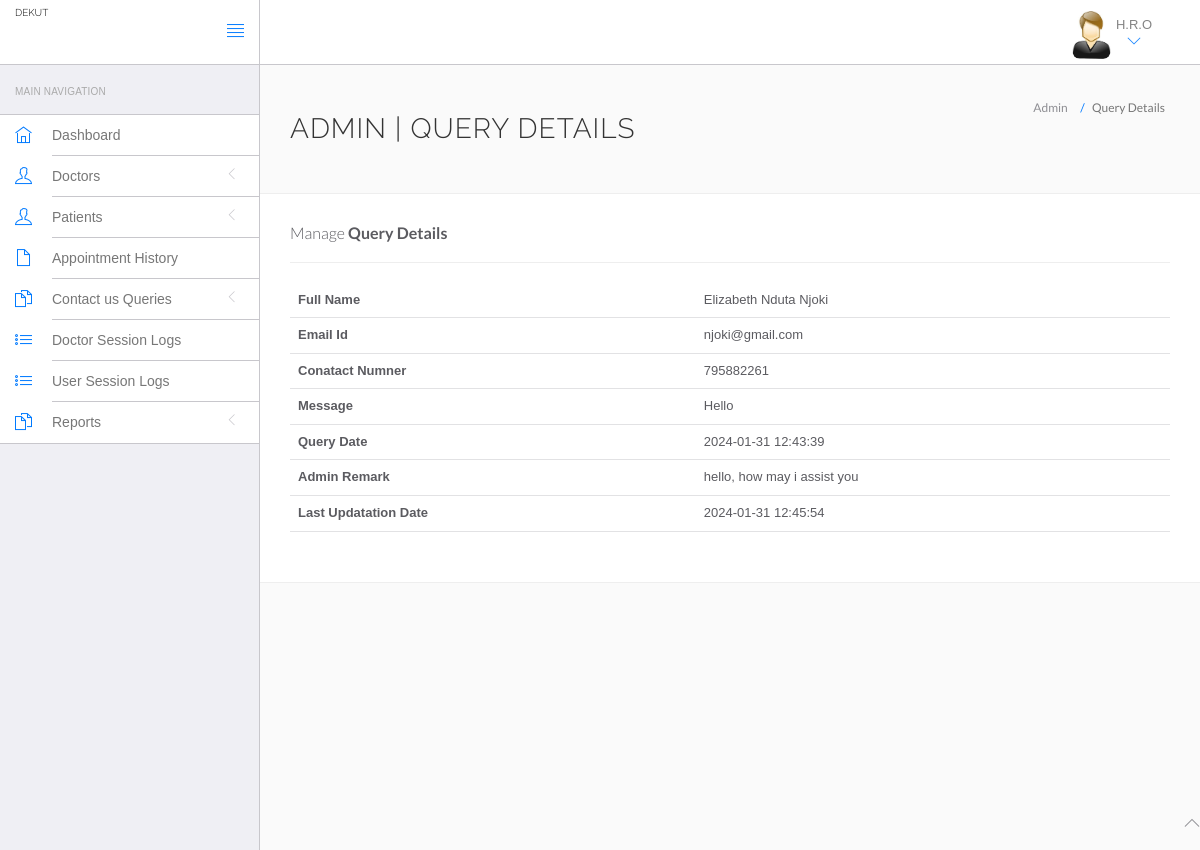
Page /MSC/admin/query-details.php?id=3 (signed in) on the committed database.
### tables this page shows
CREATE TABLE `tblcontactus` (
  `id` int(11) NOT NULL,
  `fullname` varchar(255) DEFAULT NULL,
  `email` varchar(255) DEFAULT NULL,
  `contactno` bigint(12) DEFAULT NULL,
  `message` mediumtext DEFAULT NULL,
  `PostingDate` timestamp NULL DEFAULT current_timestamp(),
  `AdminRemark` mediumtext DEFAULT NULL,
  `LastupdationDate` timestamp NULL DEFAULT NULL ON UPDATE current_timestamp(),
  `IsRead` int(11) DEFAULT NULL
);

### MSC/admin/query-details.php (the view, shortened to what this page needs)
<?php
if(strlen($_SESSION['id']==0)) {
 header('location:logout.php');
  } else{
?>
<!DOCTYPE html>
<html lang="en">
	<head>
		<link rel="stylesheet" href="vendor/bootstrap/css/bootstrap.min.css">
		<link rel="stylesheet" href="vendor/fontawesome/css/font-awesome.min.css">
		<link rel="stylesheet" href="vendor/themify-icons/themify-icons.min.css">
		<link href="vendor/animate.css/animate.min.css" rel="stylesheet" media="screen">
		<link href="vendor/perfect-scrollbar/perfect-scrollbar.min.css" rel="stylesheet" media="screen">
		<link href="vendor/switchery/switchery.min.css" rel="stylesheet" media="screen">
		<link href="vendor/bootstrap-touchspin/jquery.bootstrap-touchspin.min.css" rel="stylesheet" media="screen">
		<link href="vendor/select2/select2.min.css" rel="stylesheet" media="screen">
		<link href="vendor/bootstrap-datepicker/bootstrap-datepicker3.standalone.min.css" rel="stylesheet" media="screen">
		<link href="vendor/bootstrap-timepicker/bootstrap-timepicker.min.css" rel="stylesheet" media="screen">
		<link rel="stylesheet" href="assets/css/styles.css">
		<link rel="stylesheet" href="assets/css/plugins.css">
		<link rel="stylesheet" href="assets/css/themes/theme-1.css" id="skin_color" />
	</head>
	<body>
		<div id="app">
<?php include('include/sidebar.php');?>
			<div class="app-content">
						<?php include('include/header.php');?>
				<div class="main-content" >
					<div class="wrap-content container" id="container">
						<section id="page-title">
							<div class="row">
								<div class="col-sm-8">
									<h1 class="mainTitle">Admin | Query Details</h1>
																	</div>
								<ol class="breadcrumb">
									<li>
										<span>Admin</span>
									</li>
									<li class="active">
										<span>Query Details</span>
									</li>
								</ol>
							</div>
						</section>
						<div class="container-fluid container-fullw bg-white">
									<div class="row">
								<div class="col-md-12">
									<h5 class="over-title margin-bottom-15">Manage <span class="text-bold">Query Details</span></h5>
												<hr />
									<table class="table table-hover" id="sample-table-1">
										<tbody>
<?php
$qid=intval($_GET['id']);
$sql=mysqli_query($con,"select * from tblcontactus where id='$qid'");
while($row=mysqli_fetch_array($sql))
{
?>
											<tr>
												<th>Full Name</th>
												<td><?php echo $row['fullname'];?></td>
											</tr>
											<tr>
												<th>Email Id</th>
												<td><?php echo $row['email'];?></td>
											</tr>
											<tr>
												<th>Conatact Numner</th>
												<td><?php echo $row['contactno'];?></td>
											</tr>
											<tr>
												<th>Message</th>
												<td><?php echo $row['message'];?></td>
												</tr>
																						<tr>
												<th>Query Date</th>
												<td><?php echo $row['PostingDate'];?></td>
												</tr>
<?php if($row['AdminRemark']==""){?>
<form name="query" method="post">
	<tr>
												<th>Admin Remark</th>
												<td><textarea name="adminremark" class="form-control" required="true"></textarea></td>
												</tr>
												<tr>
													<td>&nbsp;</td>
													<td>
														<button type="submit" class="btn btn-primary pull-left" name="update">
		Update <i class="fa fa-arrow-circle-right"></i>
								</button>
													</td>
												</tr>
</form>
													<?php } else {?>
	<tr>
												<th>Admin Remark</th>
												<td><?php echo $row['AdminRemark'];?></td>
												</tr>
<tr>
												<th>Last Updatation Date</th>
												<td><?php echo $row['LastupdationDate'];?></td>
												</tr>
											<?php
											 }} ?>
										</tbody>
									</table>
								</div>
							</div>
								</div>
							</div>
						</div>
					</div>
				</div>
	<?php include('include/footer.php');?>
	</body>
</html>
<?php } ?>

### MSC/admin/assets/css/themes/theme-1.css (style rules this page uses)
body { background: #FAFAFA; }

### rows in the picture
tblcontactus: fullname "Elizabeth Nduta Njoki", email "njoki@gmail.com", contactno "795882261", message "Hello", PostingDate "2024-01-31 12:43:39", AdminRemark "hello, how may i assist you", LastupdationDate "2024-01-31 12:45:54"
